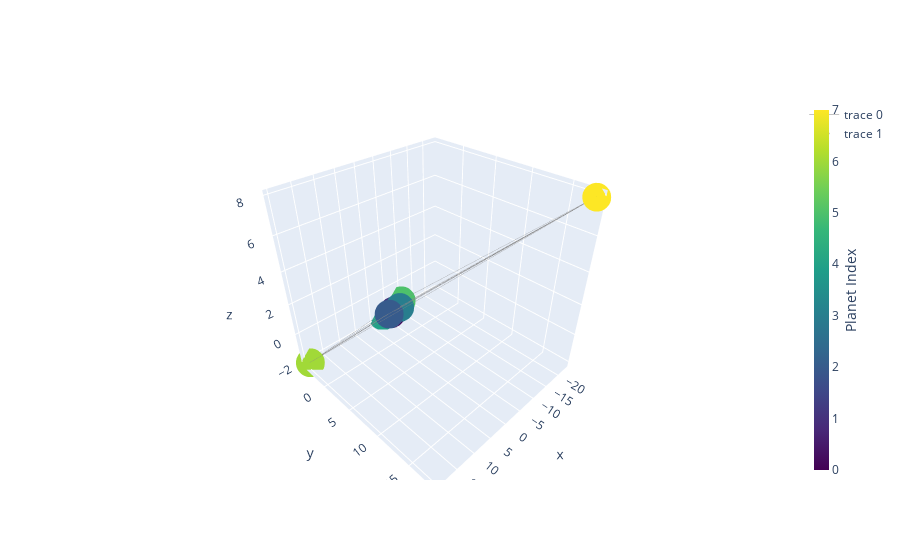

Notebook source saved alongside this figure:
### Code cell
import igraph as ig
import plotly.graph_objects as go
from skyfield.positionlib import ICRF

# Extract x, y, z positions for planets on a specific date (e.g., start_date)
positions = {}
date = ts.utc(*start_date)

for planet_name, planet_obj in planets.items():
    position = planet_obj.at(date)
    x, y, z = position.position.au  # Extract x, y, z coordinates
    positions[planet_name] = (x, y, z)

# Create a graph
g = ig.Graph()

# Add vertices (planets)
g.add_vertices(list(planets.keys()))

# Compute edges based on distances and add them
for planet1, planet2 in combinations(planets.keys(), 2):
    distance = (planets[planet1].at(date) - planets[planet2].at(date)).distance().au
    g.add_edge(planet1, planet2, weight=distance)

# 3D Visualization using plotly
edge_x = []
edge_y = []
edge_z = []

for edge in g.es:
    source = g.vs[edge.source]
    target = g.vs[edge.target]
    
    x0, y0, z0 = positions[source['name']]
    x1, y1, z1 = positions[target['name']]
    
    edge_x.extend([x0, x1, None])
    edge_y.extend([y0, y1, None])
    edge_z.extend([z0, z1, None])

node_x = [pos[0] for pos in positions.values()]
node_y = [pos[1] for pos in positions.values()]
node_z = [pos[2] for pos in positions.values()]

edge_trace = go.Scatter3d(x=edge_x, y=edge_y, z=edge_z, mode='lines', line=dict(width=0.5, color='#888'))

node_trace = go.Scatter3d(x=node_x, y=node_y, z=node_z, mode='markers', marker=dict(symbol='circle', size=10, color=list(range(len(positions))), colorscale='Viridis', colorbar=dict(thickness=15, title='Planet Index', xanchor='left', titleside='right')))

fig = go.Figure(data=[edge_trace, node_trace])
fig.show()

### Figure 1 — Plotly figure (JSON) as saved in the notebook; plotly's stock layout.template omitted (floating-point values rounded to 4 significant figures)
{"data": [{"line": {"color": "#888", "width": 0.5}, "mode": "lines", "type": "scatter3d", "x": [0.3655, -0.7, null, 0.3655, 1.008, null, 0.3655, -1.527, null, 0.3655, -2.999, null, 0.3655, -8.888, null, 0.3655, 19.57, null, 0.3655, -22.79, null, -0.7, 1.008, null, -0.7, -1.527, null, -0.7, -2.999, null, -0.7, -8.888, null, -0.7, 19.57, null, -0.7, -22.79, null, 1.008, -1.527, null, 1.008, -2.999, null, 1.008, -8.888, null, 1.008, 19.57, null, 1.008, -22.79, null, -1.527, -2.999, null, -1.527, -8.888, null, -1.527, 19.57, null, -1.527, -22.79, null, -2.999, -8.888, null, -2.999, 19.57, null, -2.999, -22.79, null, -8.888, 19.57, null, -8.888, -22.79, null, 19.57, -22.79, null], "y": [-0.05809, -0.141, null, -0.05809, 0.03584, null, -0.05809, 0.5815, null, -0.05809, -4.132, null, -0.05809, -3.694, null, -0.05809, -4.096, null, -0.05809, 17.98, null, -0.141, 0.03584, null, -0.141, 0.5815, null, -0.141, -4.132, null, -0.141, -3.694, null, -0.141, -4.096, null, -0.141, 17.98, null, 0.03584, 0.5815, null, 0.03584, -4.132, null, 0.03584, -3.694, null, 0.03584, -4.096, null, 0.03584, 17.98, null, 0.5815, -4.132, null, 0.5815, -3.694, null, 0.5815, -4.096, null, 0.5815, 17.98, null, -4.132, -3.694, null, -4.132, -4.096, null, -4.132, 17.98, null, -3.694, -4.096, null, -3.694, 17.98, null, -4.096, 17.98, null], "z": [-0.06905, -0.01899, null, -0.06905, 0.01535, null, -0.06905, 0.3081, null, -0.06905, -1.698, null, -0.06905, -1.143, null, -0.06905, -2.072, null, -0.06905, 7.925, null, -0.01899, 0.01535, null, -0.01899, 0.3081, null, -0.01899, -1.698, null, -0.01899, -1.143, null, -0.01899, -2.072, null, -0.01899, 7.925, null, 0.01535, 0.3081, null, 0.01535, -1.698, null, 0.01535, -1.143, null, 0.01535, -2.072, null, 0.01535, 7.925, null, 0.3081, -1.698, null, 0.3081, -1.143, null, 0.3081, -2.072, null, 0.3081, 7.925, null, -1.698, -1.143, null, -1.698, -2.072, null, -1.698, 7.925, null, -1.143, -2.072, null, -1.143, 7.925, null, -2.072, 7.925, null]}, {"marker": {"color": [0, 1, 2, 3, 4, 5, 6, 7], "colorbar": {"thickness": 15, "title": {"side": "right", "text": "Planet Index"}, "xanchor": "left"}, "colorscale": [[0, "#440154"], [0.1111, "#482878"], [0.2222, "#3e4989"], [0.3333, "#31688e"], [0.4444, "#26828e"], [0.5556, "#1f9e89"], [0.6667, "#35b779"], [0.7778, "#6ece58"], [0.8889, "#b5de2b"], [1, "#fde725"]], "size": 10, "symbol": "circle"}, "mode": "markers", "type": "scatter3d", "x": [0.3655, -0.7, 1.008, -1.527, -2.999, -8.888, 19.57, -22.79], "y": [-0.05809, -0.141, 0.03584, 0.5815, -4.132, -3.694, -4.096, 17.98], "z": [-0.06905, -0.01899, 0.01535, 0.3081, -1.698, -1.143, -2.072, 7.925]}], "layout": {}}
